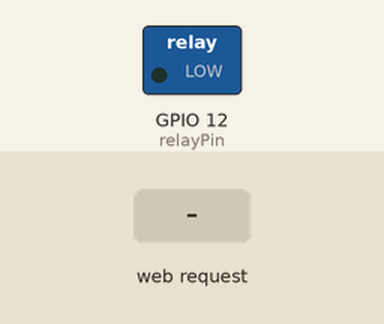
Bench run of a sketch on a simulated ESP8266 (NodeMCU). Parts: switched loads named in the sketch (green lamp = pin HIGH). Inputs (shaded band) come from the test bench. WiFi joins after 1.5 s; servers stay silent unless stated; what the sketch prints to the serial monitor is not drawn.

Above: at 2.7 s.
2.8 s: HTTP request GET /relay/on received
At 3.4 s:
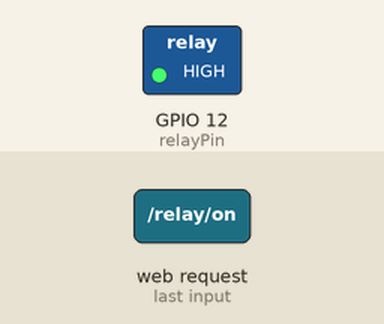
4.3 s: HTTP request GET /relay/off received
At 5.7 s:
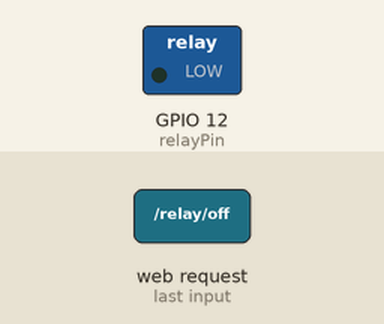
Timing chart, 0 to 7.3 s (numbered marks = the images above; inputs shaded):
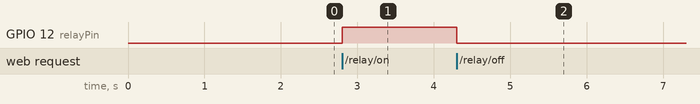

The sketch:

sketch_sep21a.praktikum1.ino
```cpp
#include <ESP8266WiFi.h>
#include <ESP8266WebServer.h>
#include <DHT.h>

const char* ssid = "***";
const char* password = "12345678";

ESP8266WebServer server(80);

const byte dhtPin = 2;
const byte relayPin = 12;
DHT dht(dhtPin, DHT22);

const char index_html[] PROGMEM = R"rawliteral(
<!DOCTYPE html>
<html>
<head>
  <meta name="viewport" content="width=device-width, initial-scale=1">
  <title>IoT Dashboard</title>
  <style>
    body { font-family: Arial; text-align: center; margin-top: 50px; }
    button { padding: 15px 30px; font-size: 20px; border-radius: 8px; margin: 10px; cursor: pointer;}
    .btn-on { background-color: #4CAF50; color: white; border: none; }
    .btn-off { background-color: #f44336; color: white; border: none; }
    .sensor-box { font-size: 24px; font-weight: bold; }
  </style>
</head>
<body>
  <h1>ESP8266 Web Server</h1>
  <div class="sensor-box">
    <p>Suhu Saat Ini: <strong>%TEMPERATURE%</strong> Celcius</p>
    <p>Kelembapan: <strong>%HUMIDITY%</strong> %</p>
  </div>
  <h2>Kendali LED</h2>
  %RELAY_BUTTON%
</body>
</html>
)rawliteral";

void handleRoot() {
  String html = index_html;

  float t = dht.readTemperature();
  float h = dht.readHumidity();

  if (isnan(t)) html.replace("%TEMPERATURE%", "--");
  else          html.replace("%TEMPERATURE%", String(t));

  if (isnan(h)) html.replace("%HUMIDITY%", "--");
  else          html.replace("%HUMIDITY%", String(h));

  if (digitalRead(relayPin) == HIGH) {
    html.replace("%RELAY_BUTTON%",
      "<a href=\"/relay/off\"><button class=\"btn-off\">MATIKAN (OFF)</button></a>");
  } else {
    html.replace("%RELAY_BUTTON%",
      "<a href=\"/relay/on\"><button class=\"btn-on\">NYALAKAN (ON)</button></a>");
  }

  server.send(200, "text/html", html);
}

void handleRelayOn() {
  digitalWrite(relayPin, HIGH);
  server.sendHeader("Location", "/");
  server.send(303);
}

void handleRelayOff() {
  digitalWrite(relayPin, LOW);
  server.sendHeader("Location", "/");
  server.send(303);
}

void setup() {
  Serial.begin(115200);
  pinMode(relayPin, OUTPUT);
  digitalWrite(relayPin, LOW);
  dht.begin();

  WiFi.mode(WIFI_STA);
  WiFi.begin(ssid, password);
  while (WiFi.status() != WL_CONNECTED) { delay(500); Serial.print("."); }
  Serial.println("\nIP Address Server Anda: ");
  Serial.println(WiFi.localIP());

  server.on("/", handleRoot);
  server.on("/relay/on", handleRelayOn);
  server.on("/relay/off", handleRelayOff);
  server.begin();
}

void loop() {
  server.handleClient();
}
```

Measured:
- after the input at 2.8 s, GPIO 12 (relayPin): LOW → HIGH at once
- after the input at 4.3 s, GPIO 12 (relayPin): HIGH → LOW at once
